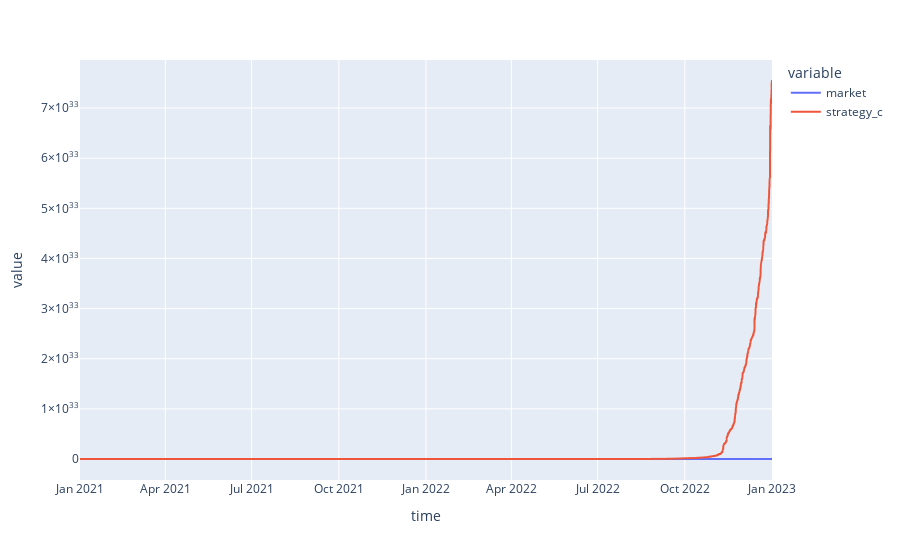

The code cell stored with this chart in its notebook:
### Markdown cell above
## Backtesting

### Code cell
def backtest(features, target, model):
    df = pd.DataFrame(data = model.predict(features), columns=['predict_proba'], index=features.index)
    df['predict'] = np.where(df['predict_proba']>0.5, 1, 0)
    df['return'] = features['ret_1_0']
    
    df['strategy'] = df['return'] * df['predict']
    df['strategy_c'] = (df['strategy'] + 1).cumprod()
    df['market'] = (df['return'] + 1).cumprod()
    fig = px.line(df[['market', 'strategy_c']])
    fig.show()


backtest(features, target, model)

### Figure 1 — Plotly figure (JSON) as saved in the notebook; plotly's stock layout.template omitted (floating-point values rounded to 4 significant figures; data arrays with more than 128 entries replaced by an {"elided": "..."} marker saying what was removed)
{"data": [{"hovertemplate": "variable=market<br>time=%{x}<br>value=%{y}<extra></extra>", "legendgroup": "market", "line": {"color": "#636efa", "dash": "solid"}, "mode": "lines", "name": "market", "showlegend": true, "type": "scattergl", "x": {"elided": "17507 str values"}, "xaxis": "x", "y": {"elided": "17507 float values"}, "yaxis": "y"}, {"hovertemplate": "variable=strategy_c<br>time=%{x}<br>value=%{y}<extra></extra>", "legendgroup": "strategy_c", "line": {"color": "#EF553B", "dash": "solid"}, "mode": "lines", "name": "strategy_c", "showlegend": true, "type": "scattergl", "x": {"elided": "17507 str values"}, "xaxis": "x", "y": {"elided": "17507 float values"}, "yaxis": "y"}], "layout": {"legend": {"title": {"text": "variable"}, "tracegroupgap": 0}, "margin": {"t": 60}, "xaxis": {"anchor": "y", "domain": [0, 1], "title": {"text": "time"}}, "yaxis": {"anchor": "x", "domain": [0, 1], "title": {"text": "value"}}}}
